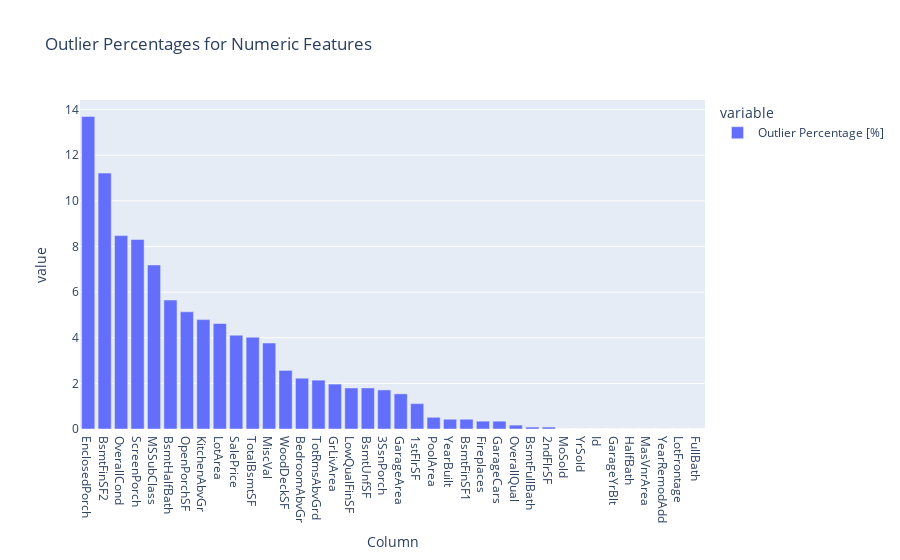

Here is the notebook cell this chart was saved with:
### Markdown cell above
# Univariate analysis

In this part of the notebook, a univariate analysis will be conducted, starting with the missing values of the features and the outliers.  

To quantify the percentage of missing values and outliers, two functions were developed with the aim of making the code cleaner, `calculate_outlier_percentage` and `calculate_null_percentage`.

In the case of outliers, the interquartile range (IQR) was used, and all values below $Q1-1,5 \times IQR$ and above $Q3+1,5 \times IQR$ were considered as outliers.  

## Outliers and missings

### Code cell
outlier_percentages = calculate_outlier_percentage(train_df[numeric_features])
outlier_percentages.set_index('Column').plot(kind = 'bar', title = 'Outlier Percentages for Numeric Features', backend = 'plotly')

### Figure 1 — Plotly figure (JSON) as saved in the notebook; plotly's stock layout.template omitted (floating-point values rounded to 4 significant figures)
{"data": [{"alignmentgroup": "True", "hovertemplate": "variable=Outlier Percentage [%]<br>Column=%{x}<br>value=%{y}<extra></extra>", "legendgroup": "Outlier Percentage [%]", "marker": {"color": "#636efa", "pattern": {"shape": ""}}, "name": "Outlier Percentage [%]", "offsetgroup": "Outlier Percentage [%]", "orientation": "v", "showlegend": true, "textposition": "auto", "type": "bar", "x": ["EnclosedPorch", "BsmtFinSF2", "OverallCond", "ScreenPorch", "MSSubClass", "BsmtHalfBath", "OpenPorchSF", "KitchenAbvGr", "LotArea", "SalePrice", "TotalBsmtSF", "MiscVal", "WoodDeckSF", "BedroomAbvGr", "TotRmsAbvGrd", "GrLivArea", "LowQualFinSF", "BsmtUnfSF", "3SsnPorch", "GarageArea", "1stFlrSF", "PoolArea", "YearBuilt", "BsmtFinSF1", "Fireplaces", "GarageCars", "OverallQual", "BsmtFullBath", "2ndFlrSF", "MoSold", "YrSold", "Id", "GarageYrBlt", "HalfBath", "MasVnrArea", "YearRemodAdd", "LotFrontage", "FullBath"], "xaxis": "x", "y": [13.7, 11.22, 8.476, 8.305, 7.192, 5.651, 5.137, 4.795, 4.623, 4.11, 4.024, 3.767, 2.568, 2.226, 2.14, 1.969, 1.798, 1.798, 1.712, 1.541, 1.113, 0.5137, 0.4281, 0.4281, 0.3425, 0.3425, 0.1712, 0.08562, 0.08562, 0, 0, 0, 0, 0, 0, 0, 0, 0], "yaxis": "y"}], "layout": {"barmode": "relative", "legend": {"title": {"text": "variable"}, "tracegroupgap": 0}, "title": {"text": "Outlier Percentages for Numeric Features"}, "xaxis": {"anchor": "y", "domain": [0, 1], "title": {"text": "Column"}}, "yaxis": {"anchor": "x", "domain": [0, 1], "title": {"text": "value"}}}}
